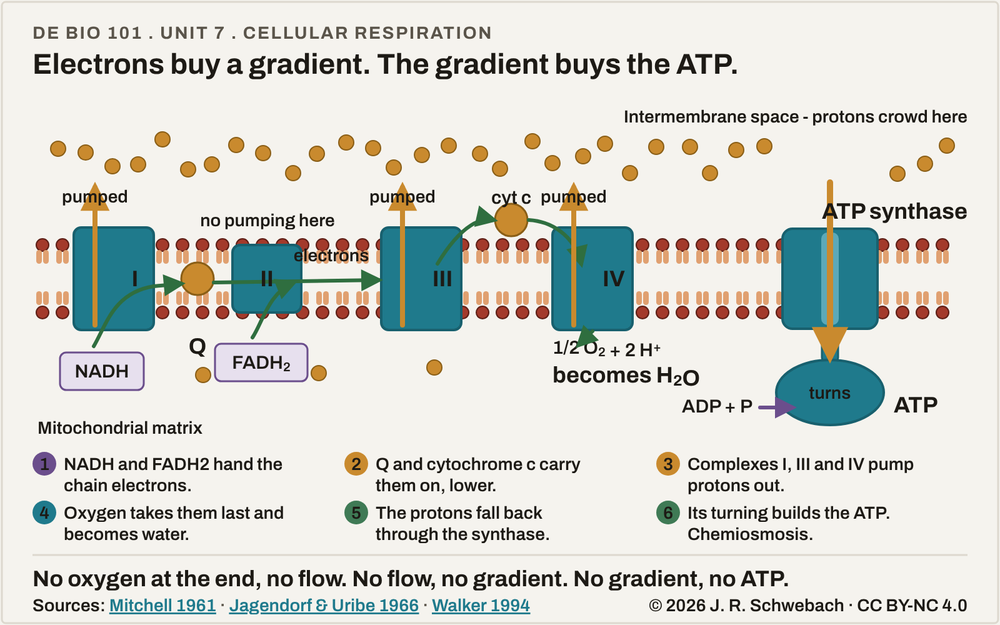
#> input picture _briefs/figures/04-electron-transport-chain.png, 1000 x 625 px, shrunk from 1600 x 1000 before the run
$ python t3-compare-etc.py
#> lines starting #> are read from the running program, lines starting #| are printed output that depends on the picture; after the words box and inside, x2 and y2 are one past the last pixel; in counts of white or black regions, pixels touching at a corner belong together
#!/usr/bin/env python3
"""T3 for etc: compare the stage screenshots written by mechanism-reel-tests-etc.js with the delivered
PNG. Prints the pixel-difference percentage at DE (the still's words) and at SOL, and writes a two-up
image of the DE frame. Run from the tests folder after the suite. The one expected difference is the
eight protons that fell back through the synthase and lie in the matrix beside its head (travel beats
pixel-equivalence)."""
import sys
from PIL import Image
import numpy as np
ref=Image.open(sys.argv[1] if len(sys.argv)>1 else '../../04-electron-transport-chain.png').convert('RGB')
#> ref is the input picture: PIL image 1000x625 RGB; mean R, G, B 213.6, 215.3, 209.5
a=np.asarray(ref).astype(int)
for name in ('T3-etc-final-step.png','T3-etc-final-step-sol.png'):
    im=Image.open(name).convert('RGB').crop((0,0,ref.size[0],ref.size[1]))
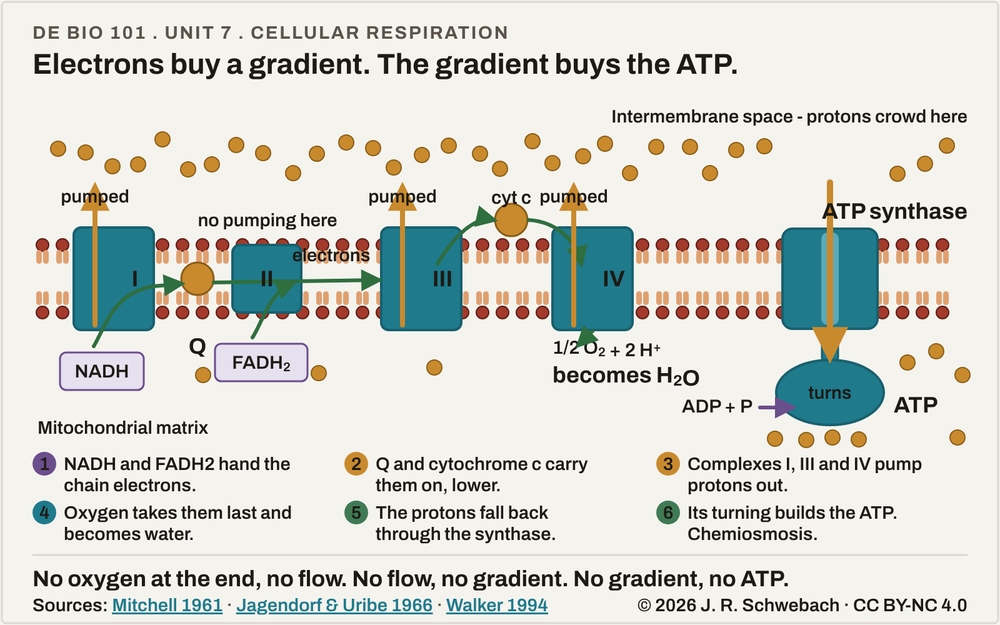
#> input picture _briefs/figures/_source/tests/T3-etc-final-step.png, 1000 x 625 px, shrunk from 1600 x 1000 before the run
#> im is the input picture: PIL image 1000x625 RGB; mean R, G, B 212.9, 214.5, 208.6
    b=np.asarray(im).astype(int); d=np.abs(a-b).max(axis=2)
#> after `d = np.abs(a - b).max(axis=2)`:
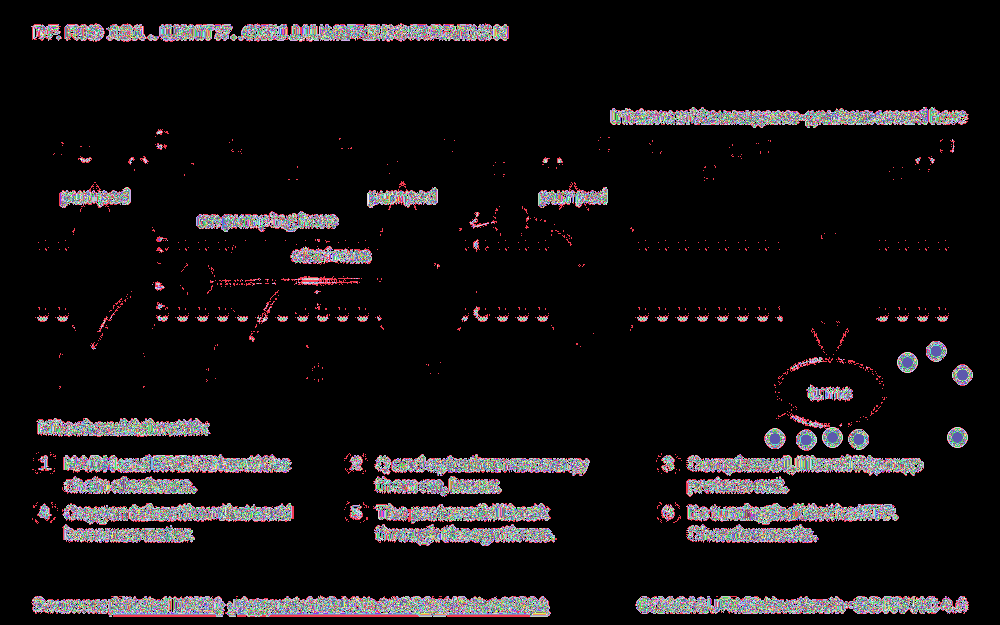
#> d: shape (625, 1000) int64; 256 distinct labels, from 0 to 255; one colour per label, 0 black
    print(f'--- {name}')
    for thr in (16,32,64): print(f'pixels differing by >{thr}: {100*(d>thr).mean():.3f}%')
#> this loop made 3 passes
#| pixels differing by >16: 6.496%
#| pixels differing by >32: 5.564%
#| pixels differing by >64: 4.388%
    H,W=d.shape; g=(d>32)
#> after `H, W = d.shape`: H = 625; W = 1000
#> after `g = d > 32`:
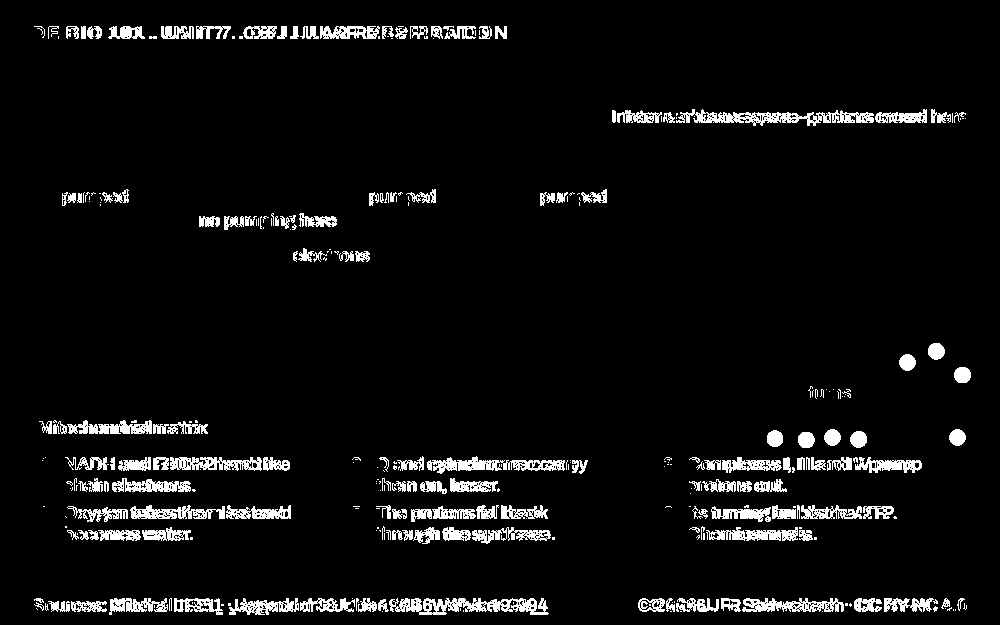
#> g: shape (625, 1000) bool; 5.6% white; 313 white regions (158 under 20 px), largest, box (x1, y1, x2, y2) and area: (389, 598, 549, 615) 1572, (676, 109, 874, 126) 1546, (427, 456, 565, 474) 1159
    print('diff % by region (5 rows x 8 cols):')
    for gy in range(5): print('  '+' '.join(f'{100*g[gy*H//5:(gy+1)*H//5, gx*W//8:(gx+1)*W//8].mean():5.1f}' for gx in range(8)))
#> this loop made 5 passes
#|     3.3   5.5   6.8   5.5   1.1   6.1   6.2   4.2
#|     2.1   2.7   4.0   2.0   2.6   0.0   0.1   0.0
#|     0.0   0.0   2.6   0.0   0.0   0.0   0.0   3.6
#|     9.2  15.2   2.4  11.6   4.0   5.5  14.6   4.9
#|     9.3  16.7   9.3  19.9   8.0  11.2  17.1   5.3
    if name=='T3-etc-final-step.png':
        two=Image.new('RGB',(ref.size[0],ref.size[1]*2+20),'white'); two.paste(ref,(0,0)); two.paste(im,(0,ref.size[1]+20)); two.save('T3-etc-reference-above-animation-below.png')
#> after `two = Image.new('RGB', (ref.size[0], ref.size[1] * 2 + 20), 'white')`: two: PIL image 1000x1270 RGB; every value is 255
#> after `two.paste(ref, (0, 0))`:
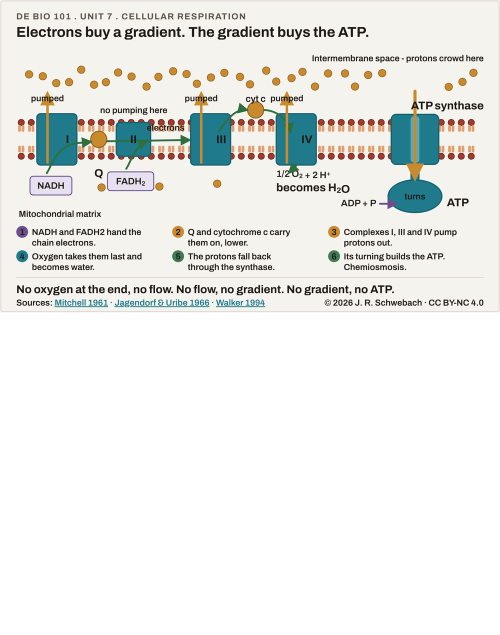
#> two: PIL image 1000x1270 RGB (shown at 1/2 size); mean R, G, B 234.6, 235.5, 232.6
#> after `two.paste(im, (0, ref.size[1] + 20))`:
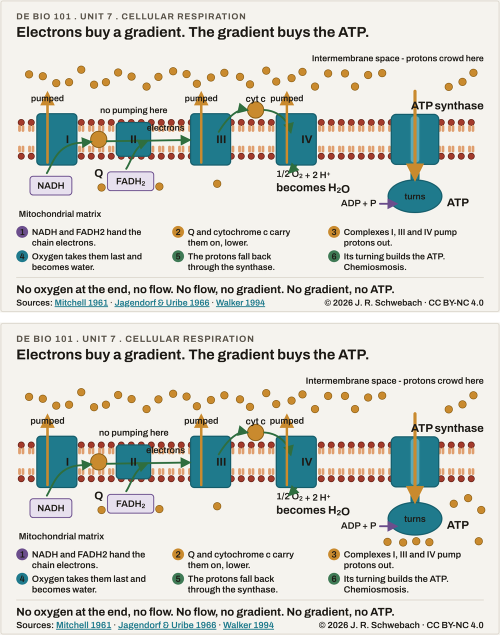
#> two: PIL image 1000x1270 RGB (shown at 1/2 size); mean R, G, B 213.9, 215.5, 209.8
#> pass 2 of the loop `for name in ('T3-etc-final-step.png','T3-etc-final-step-sol.png'):`:
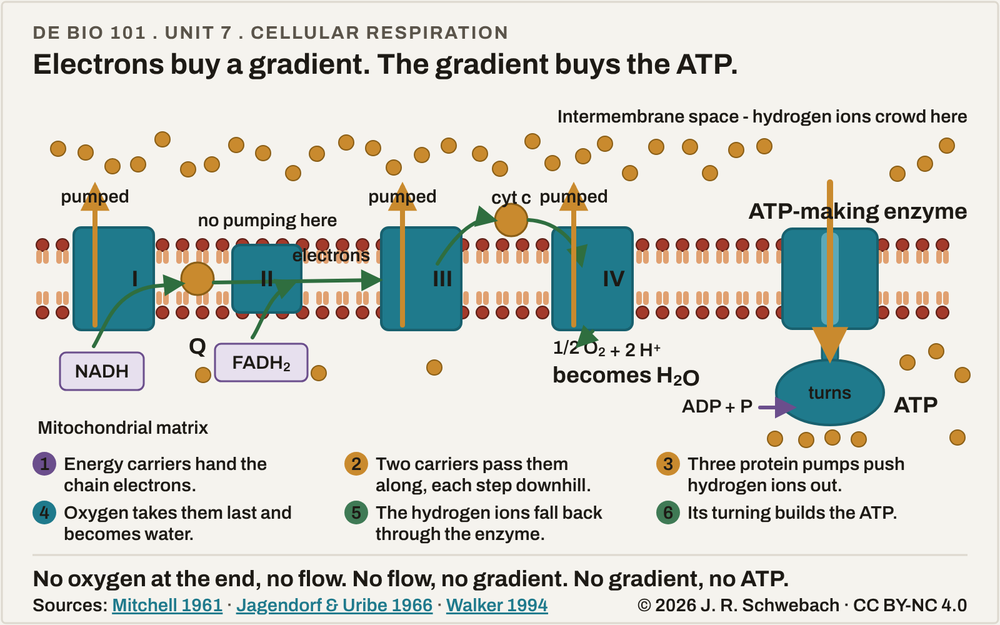
#> input picture _briefs/figures/_source/tests/T3-etc-final-step-sol.png, 1000 x 625 px, shrunk from 1600 x 1000 before the run
#> im is the input picture: PIL image 1000x625 RGB; mean R, G, B 212.7, 214.2, 208.3
#> `d = np.abs(a - b).max(axis=2)`:
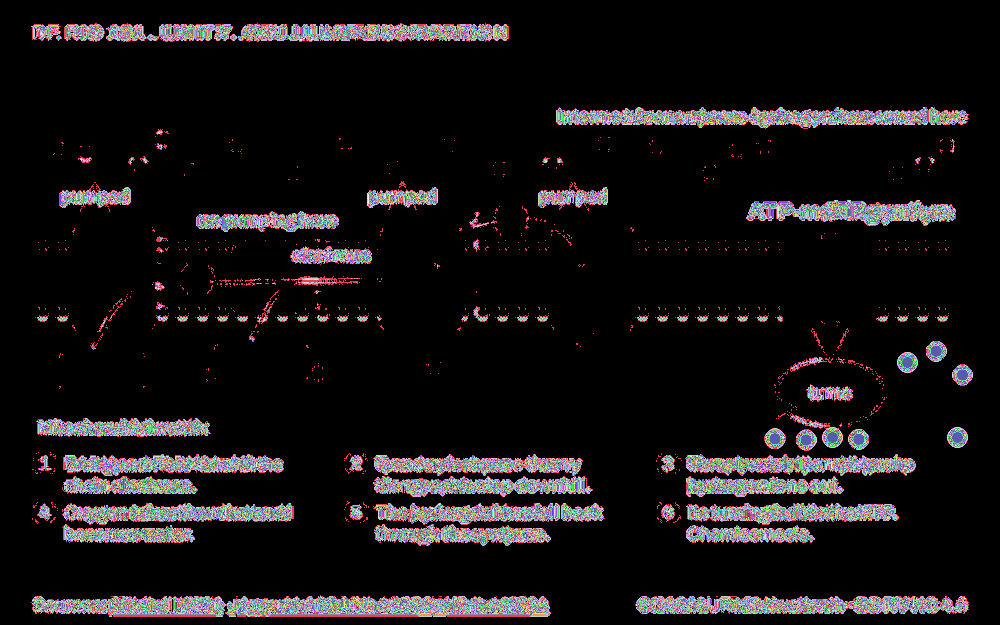
#> d: shape (625, 1000) int64; 256 distinct labels, from 0 to 255; one colour per label, 0 black
#> the loop `for thr in (16,32,64): print(f'pixels differing by >{thr}: {100*(d>thr..` made 3 passes
#| pixels differing by >16: 7.178%
#| pixels differing by >32: 6.162%
#| pixels differing by >64: 4.918%
#> `g = d > 32`:
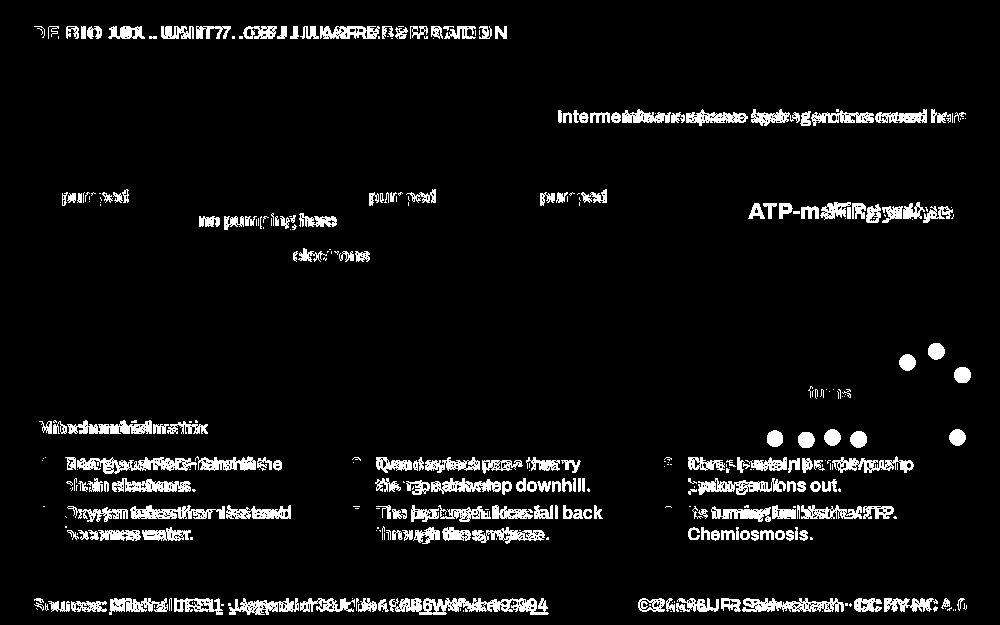
#> g: shape (625, 1000) bool; 6.2% white; 356 white regions (162 under 20 px), largest, box (x1, y1, x2, y2) and area: (389, 598, 549, 615) 1572, (77, 457, 197, 474) 1028, (742, 598, 844, 612) 879
#> the loop `for gy in range(5): print('  '+' '.join(f'{100*g[gy*H//5:(gy+1)*H//5, ..` made 5 passes
#|     3.3   5.5   6.8   5.5   3.5   6.6   6.6   4.2
#|     2.1   2.7   4.0   2.0   2.6   0.1   7.8   4.9
#|     0.0   0.0   2.6   0.0   0.0   0.0   0.0   3.6
#|    10.2  14.9   1.7  12.8   7.3   6.3  16.7   4.0
#|     9.3  16.7   9.3  19.7  10.4  11.3  16.1   5.3
